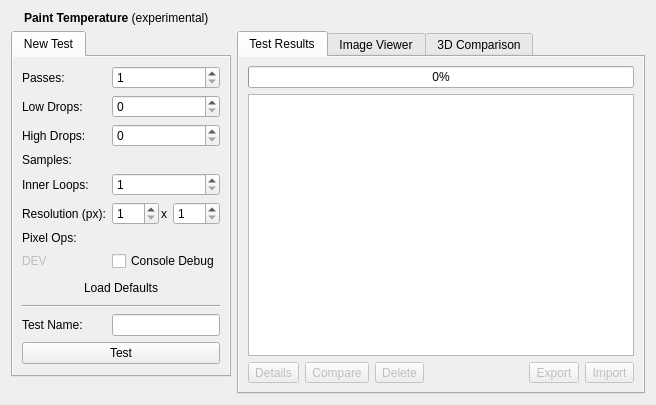
<?xml version="1.0" encoding="UTF-8"?>
<ui version="4.0">
 <author>Enrico Ros</author>
 <class>TemperaturePanel</class>
 <widget class="QWidget" name="TemperaturePanel">
  <property name="geometry">
   <rect>
    <x>0</x>
    <y>0</y>
    <width>656</width>
    <height>405</height>
   </rect>
  </property>
  <layout class="QGridLayout" name="gridLayout">
   <item row="0" column="0" colspan="2">
    <layout class="QHBoxLayout" name="horizontalLayout">
     <item>
      <widget class="QLabel" name="iconLabel">
       <property name="sizePolicy">
        <sizepolicy hsizetype="Fixed" vsizetype="Fixed">
         <horstretch>0</horstretch>
         <verstretch>0</verstretch>
        </sizepolicy>
       </property>
       <property name="pixmap">
        <pixmap resource="../inspector.qrc">:/inspector/images/menu-paintingtemperature.png</pixmap>
       </property>
      </widget>
     </item>
     <item>
      <widget class="QLabel" name="titleLabel">
       <property name="sizePolicy">
        <sizepolicy hsizetype="Preferred" vsizetype="Fixed">
         <horstretch>0</horstretch>
         <verstretch>0</verstretch>
        </sizepolicy>
       </property>
       <property name="text">
        <string>&lt;b&gt;Paint Temperature&lt;/b&gt; (experimental)</string>
       </property>
      </widget>
     </item>
    </layout>
   </item>
   <item row="1" column="0">
    <widget class="QTabWidget" name="newTestGroup">
     <property name="sizePolicy">
      <sizepolicy hsizetype="Preferred" vsizetype="Fixed">
       <horstretch>0</horstretch>
       <verstretch>0</verstretch>
      </sizepolicy>
     </property>
     <widget class="QWidget" name="newTestPage1">
      <property name="autoFillBackground">
       <bool>true</bool>
      </property>
      <attribute name="title">
       <string>New Test</string>
      </attribute>
      <layout class="QFormLayout" name="formLayout">
       <item row="0" column="0">
        <widget class="QLabel" name="label">
         <property name="text">
          <string>Passes:</string>
         </property>
        </widget>
       </item>
       <item row="0" column="1">
        <widget class="QSpinBox" name="passesBox">
         <property name="minimum">
          <number>1</number>
         </property>
         <property name="maximum">
          <number>10</number>
         </property>
        </widget>
       </item>
       <item row="1" column="0">
        <widget class="QLabel" name="label_2">
         <property name="text">
          <string>Low Drops:</string>
         </property>
        </widget>
       </item>
       <item row="1" column="1">
        <widget class="QSpinBox" name="lowBox">
         <property name="maximum">
          <number>9</number>
         </property>
        </widget>
       </item>
       <item row="2" column="0">
        <widget class="QLabel" name="label_3">
         <property name="text">
          <string>High Drops:</string>
         </property>
        </widget>
       </item>
       <item row="2" column="1">
        <widget class="QSpinBox" name="highBox">
         <property name="maximum">
          <number>9</number>
         </property>
        </widget>
       </item>
       <item row="3" column="0">
        <widget class="QLabel" name="samplesLabel">
         <property name="text">
          <string>Samples:</string>
         </property>
        </widget>
       </item>
       <item row="3" column="1">
        <widget class="QLabel" name="samplesBox">
         <property name="text">
          <string notr="true"/>
         </property>
        </widget>
       </item>
       <item row="4" column="0">
        <widget class="QLabel" name="label_4">
         <property name="text">
          <string>Inner Loops:</string>
         </property>
        </widget>
       </item>
       <item row="4" column="1">
        <widget class="QSpinBox" name="innerBox">
         <property name="minimum">
          <number>1</number>
         </property>
         <property name="maximum">
          <number>50</number>
         </property>
        </widget>
       </item>
       <item row="5" column="0">
        <widget class="QLabel" name="label_5">
         <property name="text">
          <string>Resolution (px):</string>
         </property>
        </widget>
       </item>
       <item row="5" column="1">
        <layout class="QHBoxLayout" name="horizontalLayout_2">
         <property name="spacing">
          <number>2</number>
         </property>
         <item>
          <widget class="QSpinBox" name="widthBox">
           <property name="minimum">
            <number>1</number>
           </property>
           <property name="maximum">
            <number>500</number>
           </property>
          </widget>
         </item>
         <item>
          <widget class="QLabel" name="label_7">
           <property name="text">
            <string>x</string>
           </property>
          </widget>
         </item>
         <item>
          <widget class="QSpinBox" name="heightBox">
           <property name="minimum">
            <number>1</number>
           </property>
           <property name="maximum">
            <number>500</number>
           </property>
          </widget>
         </item>
        </layout>
       </item>
       <item row="6" column="0">
        <widget class="QLabel" name="popsLabel">
         <property name="text">
          <string>Pixel Ops:</string>
         </property>
        </widget>
       </item>
       <item row="6" column="1">
        <widget class="QLabel" name="popsBox">
         <property name="text">
          <string notr="true"/>
         </property>
        </widget>
       </item>
       <item row="7" column="0">
        <widget class="QLabel" name="popsLabel_3">
         <property name="enabled">
          <bool>false</bool>
         </property>
         <property name="text">
          <string>DEV</string>
         </property>
        </widget>
       </item>
       <item row="7" column="1">
        <widget class="QCheckBox" name="debugBox">
         <property name="text">
          <string notr="true">Console Debug</string>
         </property>
        </widget>
       </item>
       <item row="10" column="0">
        <widget class="QLabel" name="popsLabel_2">
         <property name="text">
          <string>Test Name:</string>
         </property>
        </widget>
       </item>
       <item row="10" column="1">
        <widget class="QLineEdit" name="testNameLabel"/>
       </item>
       <item row="11" column="0" colspan="2">
        <widget class="QPushButton" name="runButton">
         <property name="sizePolicy">
          <sizepolicy hsizetype="MinimumExpanding" vsizetype="Fixed">
           <horstretch>0</horstretch>
           <verstretch>0</verstretch>
          </sizepolicy>
         </property>
         <property name="text">
          <string>Test</string>
         </property>
         <property name="icon">
          <iconset resource="../inspector.qrc">
           <normaloff>:/inspector/images/menu-paintingtemperature.png</normaloff>:/inspector/images/menu-paintingtemperature.png</iconset>
         </property>
        </widget>
       </item>
       <item row="9" column="0" colspan="2">
        <widget class="Line" name="line">
         <property name="orientation">
          <enum>Qt::Horizontal</enum>
         </property>
        </widget>
       </item>
       <item row="8" column="0" colspan="2">
        <widget class="QPushButton" name="defaultsButton">
         <property name="text">
          <string>Load Defaults</string>
         </property>
         <property name="flat">
          <bool>true</bool>
         </property>
        </widget>
       </item>
      </layout>
     </widget>
    </widget>
   </item>
   <item row="1" column="1" rowspan="2">
    <widget class="QTabWidget" name="resultsTabWidget">
     <property name="sizePolicy">
      <sizepolicy hsizetype="MinimumExpanding" vsizetype="Expanding">
       <horstretch>0</horstretch>
       <verstretch>0</verstretch>
      </sizepolicy>
     </property>
     <property name="currentIndex">
      <number>0</number>
     </property>
     <widget class="QWidget" name="resultsPage">
      <property name="autoFillBackground">
       <bool>true</bool>
      </property>
      <attribute name="title">
       <string>Test Results</string>
      </attribute>
      <layout class="QVBoxLayout" name="verticalLayout_3">
       <item>
        <widget class="QProgressBar" name="ptProgress">
         <property name="value">
          <number>0</number>
         </property>
        </widget>
       </item>
       <item>
        <widget class="QListView" name="resultsView">
         <property name="editTriggers">
          <set>QAbstractItemView::NoEditTriggers</set>
         </property>
         <property name="selectionMode">
          <enum>QAbstractItemView::ExtendedSelection</enum>
         </property>
         <property name="verticalScrollMode">
          <enum>QAbstractItemView::ScrollPerPixel</enum>
         </property>
         <property name="selectionRectVisible">
          <bool>true</bool>
         </property>
        </widget>
       </item>
       <item>
        <layout class="QHBoxLayout" name="horizontalLayout_3">
         <item>
          <widget class="QToolButton" name="toolButton_4">
           <property name="enabled">
            <bool>false</bool>
           </property>
           <property name="text">
            <string>Details</string>
           </property>
          </widget>
         </item>
         <item>
          <widget class="QToolButton" name="toolButton_5">
           <property name="enabled">
            <bool>false</bool>
           </property>
           <property name="text">
            <string>Compare</string>
           </property>
          </widget>
         </item>
         <item>
          <widget class="QToolButton" name="toolButton">
           <property name="enabled">
            <bool>false</bool>
           </property>
           <property name="text">
            <string>Delete</string>
           </property>
          </widget>
         </item>
         <item>
          <spacer name="horizontalSpacer">
           <property name="orientation">
            <enum>Qt::Horizontal</enum>
           </property>
           <property name="sizeHint" stdset="0">
            <size>
             <width>40</width>
             <height>20</height>
            </size>
           </property>
          </spacer>
         </item>
         <item>
          <widget class="QToolButton" name="toolButton_2">
           <property name="enabled">
            <bool>false</bool>
           </property>
           <property name="text">
            <string>Export</string>
           </property>
          </widget>
         </item>
         <item>
          <widget class="QToolButton" name="toolButton_3">
           <property name="enabled">
            <bool>false</bool>
           </property>
           <property name="text">
            <string>Import</string>
           </property>
          </widget>
         </item>
        </layout>
       </item>
      </layout>
     </widget>
     <widget class="QWidget" name="imagePage">
      <property name="autoFillBackground">
       <bool>true</bool>
      </property>
      <attribute name="title">
       <string>Image Viewer</string>
      </attribute>
      <layout class="QVBoxLayout" name="verticalLayout">
       <item>
        <widget class="QLabel" name="imageLabel"/>
       </item>
       <item>
        <widget class="QScrollArea" name="imageScrollArea">
         <property name="widgetResizable">
          <bool>true</bool>
         </property>
         <widget class="QWidget" name="scrollAreaWidgetContents">
          <property name="geometry">
           <rect>
            <x>0</x>
            <y>0</y>
            <width>373</width>
            <height>304</height>
           </rect>
          </property>
         </widget>
        </widget>
       </item>
      </layout>
     </widget>
     <widget class="QWidget" name="comparisonPage">
      <property name="autoFillBackground">
       <bool>true</bool>
      </property>
      <attribute name="title">
       <string>3D Comparison</string>
      </attribute>
     </widget>
    </widget>
   </item>
   <item row="2" column="0">
    <spacer name="verticalSpacer">
     <property name="orientation">
      <enum>Qt::Vertical</enum>
     </property>
     <property name="sizeHint" stdset="0">
      <size>
       <width>20</width>
       <height>40</height>
      </size>
     </property>
    </spacer>
   </item>
  </layout>
 </widget>
 <resources>
  <include location="../inspector.qrc"/>
 </resources>
 <connections/>
</ui>
